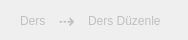
       <widget class="QWidget" name="qw_ders_duzenle">
        <widget class="QLabel" name="label_20">
         <property name="geometry">
          <rect>
           <x>53</x>
           <y>13</y>
           <width>31</width>
           <height>16</height>
          </rect>
         </property>
         <property name="font">
          <font>
           <pointsize>15</pointsize>
          </font>
         </property>
         <property name="styleSheet">
          <string notr="true">QLabel{
color:silver;
background:transparent;
}</string>
         </property>
         <property name="text">
          <string> ⇢</string>
         </property>
        </widget>
        <widget class="QLabel" name="label_21">
         <property name="geometry">
          <rect>
           <x>20</x>
           <y>10</y>
           <width>41</width>
           <height>21</height>
          </rect>
         </property>
         <property name="font">
          <font>
           <pointsize>9</pointsize>
          </font>
         </property>
         <property name="styleSheet">
          <string notr="true">QLabel{
color:silver;
background:transparent;
}</string>
         </property>
         <property name="text">
          <string>Ders</string>
         </property>
        </widget>
        <widget class="QLabel" name="label_25">
         <property name="geometry">
          <rect>
           <x>88</x>
           <y>10</y>
           <width>91</width>
           <height>21</height>
          </rect>
         </property>
         <property name="font">
          <font>
           <pointsize>9</pointsize>
          </font>
         </property>
         <property name="styleSheet">
          <string notr="true">QLabel{
color:silver;
background:transparent;
}</string>
         </property>
         <property name="text">
          <string>Ders Düzenle</string>
         </property>
        </widget>
       </widget>
